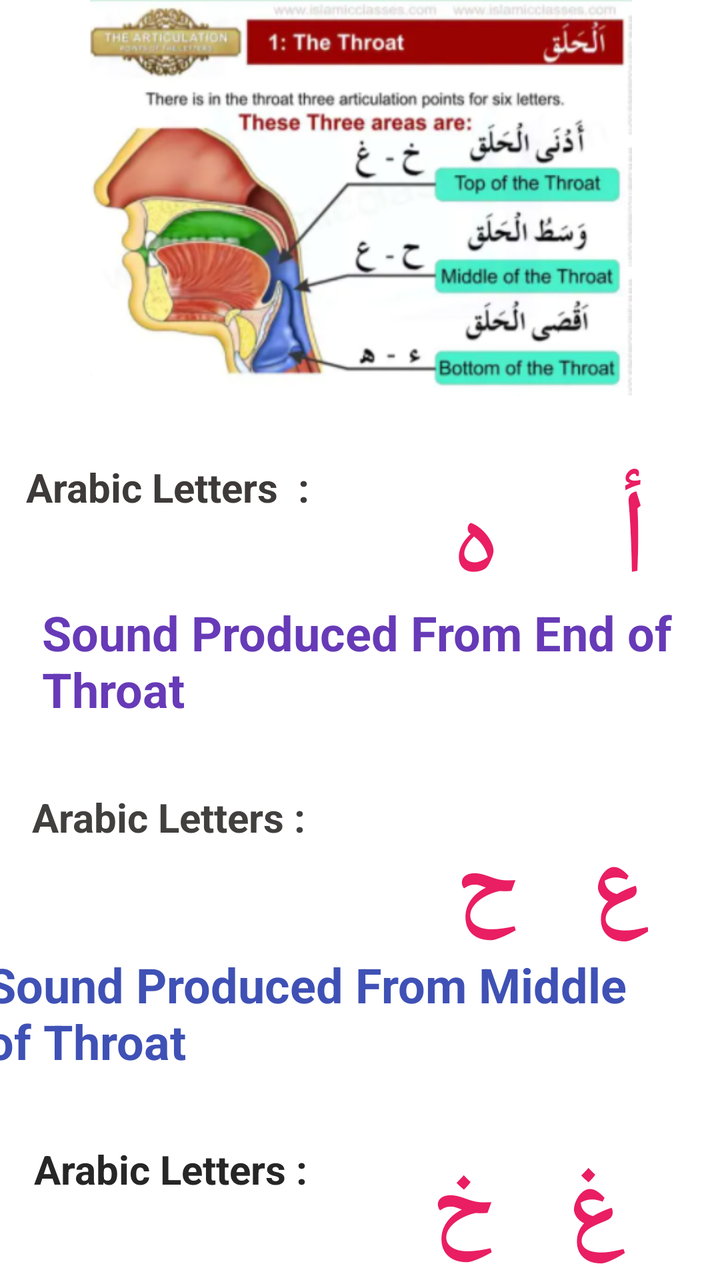
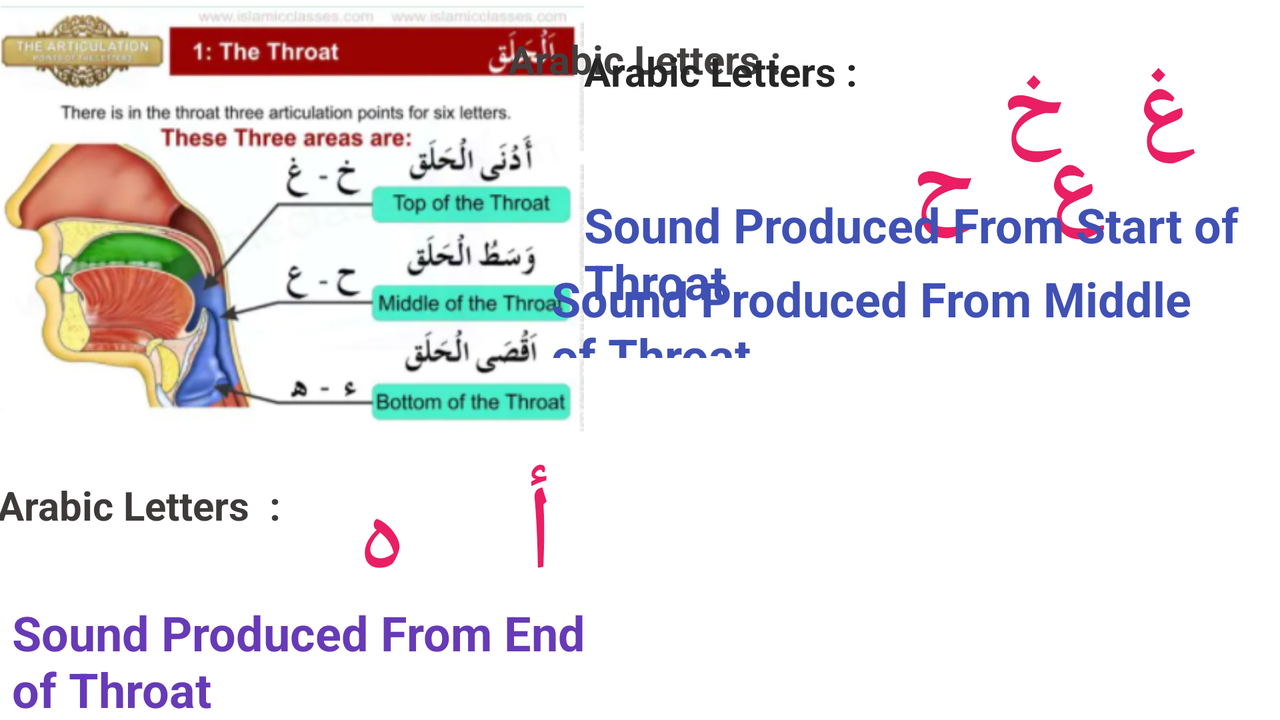

First picture: res/layout/ on a phone held upright. Second picture: the repository's own variant of that layout, on a device whose configuration matches the variant's folder. Source for both follows.
<!-- AndroidManifest.xml: application theme Theme.Arabic -->
<!-- res/layout/activity_main3.xml -->
<?xml version="1.0" encoding="utf-8"?>
<androidx.constraintlayout.widget.ConstraintLayout xmlns:android="http://schemas.android.com/apk/res/android"
    xmlns:app="http://schemas.android.com/apk/res-auto"
    xmlns:tools="http://schemas.android.com/tools"
    android:layout_width="match_parent"
    android:layout_height="match_parent"
    tools:context=".MainActivity3">

    <ImageView
        android:id="@+id/imageView"
        android:layout_width="393dp"
        android:layout_height="198dp"
        android:layout_marginStart="9dp"
        android:layout_marginEnd="9dp"
        app:layout_constraintEnd_toEndOf="parent"
        app:layout_constraintStart_toStartOf="parent"
        app:layout_constraintTop_toTopOf="parent"
        app:srcCompat="@drawable/capture" />

    <TextView
        android:id="@+id/tv1"
        android:layout_width="348dp"
        android:layout_height="58dp"
        android:layout_marginStart="21dp"
        android:layout_marginTop="12dp"
        android:layout_marginEnd="16dp"
        android:background="@drawable/textview_border"
        android:text="Sound Produced From End of Throat"
        android:textColor="#673AB7"
        android:textSize="24sp"

        android:textStyle="bold"
        app:layout_constraintEnd_toEndOf="parent"
        app:layout_constraintHorizontal_bias="0.0"
        app:layout_constraintStart_toStartOf="parent"
        app:layout_constraintTop_toBottomOf="@+id/tv2" />

    <TextView
        android:id="@+id/tv2"
        android:layout_width="114dp"
        android:layout_height="58dp"
        android:layout_marginTop="32dp"

        android:layout_marginEnd="36dp"
        android:text="أ    ہ        "
        android:textColor="#E91E63"
        android:textSize="60sp"
        app:layout_constraintEnd_toEndOf="parent"
        app:layout_constraintTop_toBottomOf="@+id/imageView" />

    <TextView
        android:id="@+id/tv3"
        android:layout_width="165dp"
        android:layout_height="0dp"
        android:layout_marginTop="32dp"
        android:layout_marginEnd="32dp"
        android:background="@drawable/textview_border"
        android:text="Arabic Letters  : "
        android:textColor="#3E3A3A"
        android:textSize="20sp"
        android:textStyle="bold"
        app:layout_constraintEnd_toStartOf="@+id/tv2"
        app:layout_constraintTop_toBottomOf="@+id/imageView" />

    <View
        android:id="@+id/divider"
        android:layout_width="409dp"
        android:layout_height="5dp"
        android:layout_marginStart="1dp"
        android:layout_marginTop="20dp"
        android:layout_marginEnd="1dp"
        android:background="@drawable/textview_border"

        app:layout_constraintEnd_toEndOf="parent"
        app:layout_constraintHorizontal_bias="0.0"
        app:layout_constraintStart_toStartOf="parent"
        app:layout_constraintTop_toBottomOf="@+id/tv1" />

    <TextView
        android:id="@+id/textView6"
        android:layout_width="160dp"
        android:layout_height="29dp"
        android:layout_marginTop="12dp"
        android:layout_marginEnd="12dp"
        android:background="@drawable/textview_border"
        android:text="Arabic Letters :"
        android:textColor="#423F3F"
        android:textSize="20sp"
        android:textStyle="bold"
        app:layout_constraintEnd_toStartOf="@+id/textView7"
        app:layout_constraintTop_toBottomOf="@+id/divider" />

    <TextView
        android:id="@+id/textView7"
        android:layout_width="136dp"
        android:layout_height="61dp"
        android:layout_marginTop="28dp"
        android:layout_marginEnd="36dp"
        android:text="ع   ح"

        android:textColor="#E91E63"
        android:textSize="48sp"
        android:textStyle="bold"
        app:layout_constraintEnd_toEndOf="parent"
        app:layout_constraintTop_toBottomOf="@+id/divider" />


    <TextView
        android:id="@+id/textView8"
        android:layout_width="343dp"
        android:layout_height="60dp"
        android:layout_marginStart="23dp"
        android:layout_marginTop="4dp"
        android:layout_marginEnd="24dp"
        android:background="@drawable/textview_border"
        android:text="Sound Produced From Middle of Throat"
        android:textColor="#3F51B5"
        android:textSize="24sp"
        android:textStyle="bold"
        app:layout_constraintEnd_toEndOf="parent"
        app:layout_constraintHorizontal_bias="1.0"
        app:layout_constraintStart_toStartOf="parent"
        app:layout_constraintTop_toBottomOf="@+id/textView7" />

    <View
        android:id="@+id/divider2"
        android:layout_width="409dp"
        android:layout_height="5dp"
        android:layout_marginStart="1dp"
        android:layout_marginTop="20dp"
        android:layout_marginEnd="1dp"
        android:background="@drawable/textview_border"

        app:layout_constraintEnd_toEndOf="parent"
        app:layout_constraintHorizontal_bias="0.0"
        app:layout_constraintStart_toStartOf="parent"
        app:layout_constraintTop_toBottomOf="@+id/textView8" />

    <TextView
        android:id="@+id/textView9"
        android:layout_width="156dp"
        android:layout_height="30dp"
        android:layout_margin="10dp"
        android:layout_marginTop="8dp"
        android:layout_marginEnd="20dp"
        android:background="@drawable/textview_border"
        android:text="Arabic Letters :"
        android:textColor="#272626"
        android:textSize="20sp"
        android:textStyle="bold"
        app:layout_constraintEnd_toStartOf="@+id/textView10"
        app:layout_constraintTop_toBottomOf="@+id/divider2" />

    <TextView
        android:id="@+id/textView10"
        android:layout_width="132dp"
        android:layout_height="64dp"

        android:layout_marginTop="11dp"
        android:layout_marginEnd="45dp"
        android:text="غ   خ"
        android:textColor="#E91E63"
        android:textSize="48sp"
        android:textStyle="bold"
        app:layout_constraintEnd_toEndOf="parent"
        app:layout_constraintTop_toBottomOf="@+id/divider2" />

    <TextView
        android:id="@+id/textView11"
        android:layout_width="346dp"
        android:layout_height="60dp"
        android:layout_marginStart="24dp"
        android:layout_marginTop="3dp"
        android:layout_marginEnd="48dp"
        android:background="@drawable/textview_border"
        android:text="Sound Produced From Start of Throat"
        android:textColor="#3F51B5"
        android:textSize="24sp"
        android:textStyle="bold"
        app:layout_constraintEnd_toEndOf="parent"
        app:layout_constraintHorizontal_bias="0.0"
        app:layout_constraintStart_toStartOf="parent"
        app:layout_constraintTop_toBottomOf="@+id/textView10" />
</androidx.constraintlayout.widget.ConstraintLayout>
<!-- resources referenced by this layout -->
<resources>
  <!-- drawable capture: png bitmap (drawable, 186791 bytes) -->
  <style name="Theme.Arabic" parent="Theme.MaterialComponents.DayNight.DarkActionBar">
          
          <item name="colorPrimary">@color/purple_500</item>
          <item name="colorPrimaryVariant">@color/purple_700</item>
          <item name="colorOnPrimary">@color/white</item>
          
          <item name="colorSecondary">@color/teal_200</item>
          <item name="colorSecondaryVariant">@color/teal_700</item>
          <item name="colorOnSecondary">@color/black</item>
          
          <item name="android:statusBarColor" tools:targetApi="l">?attr/colorPrimaryVariant</item>
          
      </style>
  <color name="purple_500">#FF6200EE</color>
  <color name="purple_700">#FF3700B3</color>
  <color name="white">#FFFFFFFF</color>
  <color name="teal_200">#FF03DAC5</color>
  <color name="teal_700">#FF018786</color>
  <color name="black">#FF000000</color>
</resources>
<!-- res/layout-land/activity_main3.xml (the repository's variant of the layout above) -->
<!-- drawn on the phone turned sideways -->
<?xml version="1.0" encoding="utf-8"?>
<androidx.constraintlayout.widget.ConstraintLayout xmlns:android="http://schemas.android.com/apk/res/android"
    xmlns:app="http://schemas.android.com/apk/res-auto"
    xmlns:tools="http://schemas.android.com/tools"
    android:layout_width="match_parent"
    android:layout_height="match_parent"
    tools:context=".MainActivity3">

    <ImageView
        android:id="@+id/imageView"
        android:layout_width="321dp"
        android:layout_height="213dp"
        android:layout_marginStart="1dp"
        android:layout_marginTop="3dp"
        android:layout_marginEnd="10dp"
        app:layout_constraintEnd_toStartOf="@+id/divider"
        app:layout_constraintStart_toStartOf="parent"
        app:layout_constraintTop_toTopOf="parent"
        app:srcCompat="@drawable/capture" />

    <TextView
        android:id="@+id/tv1"
        android:layout_width="290dp"
        android:layout_height="90dp"
        android:layout_marginStart="21dp"
        android:layout_marginTop="14dp"
        android:layout_marginEnd="11dp"
        android:background="@drawable/textview_border"

        android:text="Sound Produced From End of Throat"
        android:textColor="#673AB7"
        android:textSize="24sp"
        android:textStyle="bold"
        app:layout_constraintEnd_toStartOf="@+id/textView11"
        app:layout_constraintStart_toStartOf="parent"
        app:layout_constraintTop_toBottomOf="@+id/tv2" />

    <TextView
        android:id="@+id/tv2"
        android:layout_width="114dp"
        android:layout_height="58dp"

        android:layout_marginTop="12dp"
        android:layout_marginEnd="24dp"
        android:text="أ    ہ        "
        android:textColor="#E91E63"
        android:textSize="60sp"
        app:layout_constraintEnd_toStartOf="@+id/divider"
        app:layout_constraintTop_toBottomOf="@+id/imageView" />

    <TextView
        android:id="@+id/tv3"
        android:layout_width="165dp"
        android:layout_height="0dp"
        android:layout_marginStart="21dp"
        android:layout_marginTop="23dp"
        android:layout_marginEnd="22dp"
        android:background="@drawable/textview_border"
        android:text="Arabic Letters  : "
        android:textColor="#3E3A3A"
        android:textSize="20sp"
        android:textStyle="bold"
        app:layout_constraintEnd_toStartOf="@+id/tv2"
        app:layout_constraintStart_toStartOf="parent"
        app:layout_constraintTop_toBottomOf="@+id/imageView" />

    <View
        android:id="@+id/divider"
        android:layout_width="4dp"
        android:layout_height="392dp"
        android:layout_marginStart="5dp"

        android:background="@drawable/textview_border"
        app:layout_constraintStart_toEndOf="@+id/tv1"
        app:layout_constraintTop_toTopOf="parent" />


    <TextView
        android:id="@+id/textView6"
        android:layout_width="160dp"
        android:layout_height="29dp"
        android:layout_marginStart="9dp"
        android:layout_marginTop="16dp"
        android:layout_marginEnd="226dp"
        android:background="@drawable/textview_border"
        android:text="Arabic Letters :"
        android:textColor="#423F3F"
        android:textSize="20sp"
        android:textStyle="bold"
        app:layout_constraintEnd_toEndOf="parent"
        app:layout_constraintHorizontal_bias="1.0"
        app:layout_constraintStart_toEndOf="@+id/divider"
        app:layout_constraintTop_toTopOf="parent" />

    <TextView
        android:id="@+id/textView7"
        android:layout_width="136dp"
        android:layout_height="61dp"
        android:layout_marginStart="141dp"

        android:layout_marginTop="15dp"
        android:layout_marginEnd="118dp"
        android:text="ع   ح"
        android:textColor="#E91E63"
        android:textSize="48sp"
        android:textStyle="bold"
        app:layout_constraintEnd_toEndOf="parent"
        app:layout_constraintStart_toEndOf="@+id/divider"
        app:layout_constraintTop_toBottomOf="@+id/textView6" />

    <TextView
        android:id="@+id/textView8"
        android:layout_width="342dp"
        android:layout_height="46dp"
        android:layout_marginTop="12dp"
        android:layout_marginEnd="52dp"
        android:background="@drawable/textview_border"
        android:text="Sound Produced From Middle of Throat"
        android:textColor="#3F51B5"
        android:textSize="24sp"
        android:textStyle="bold"
        app:layout_constraintEnd_toEndOf="parent"
        app:layout_constraintStart_toEndOf="@+id/divider"
        app:layout_constraintTop_toBottomOf="@+id/textView7" />

    <View
        android:id="@+id/divider2"
        android:layout_width="409dp"
        android:layout_height="5dp"
        android:layout_marginStart="6dp"

        android:layout_marginEnd="8dp"
        android:background="@drawable/textview_border"
        app:layout_constraintEnd_toEndOf="parent"
        app:layout_constraintStart_toEndOf="@+id/tv2"
        tools:layout_editor_absoluteY="234dp" />

    <TextView
        android:id="@+id/textView9"
        android:layout_width="156dp"
        android:layout_height="30dp"
        android:layout_marginStart="17dp"
        android:layout_marginTop="17dp"
        android:layout_marginEnd="50dp"
        android:background="@drawable/textview_border"
        android:text="Arabic Letters :"
        android:textColor="#272626"
        android:textSize="20sp"
        android:textStyle="bold"
        app:layout_constraintEnd_toStartOf="@+id/textView10"
        app:layout_constraintStart_toEndOf="@+id/divider"
        app:layout_constraintTop_toBottomOf="@+id/divider2" />

    <TextView
        android:id="@+id/textView10"
        android:layout_width="132dp"
        android:layout_height="64dp"

        android:layout_marginTop="17dp"
        android:layout_marginEnd="40dp"
        android:text="غ   خ"
        android:textColor="#E91E63"
        android:textSize="48sp"
        android:textStyle="bold"
        app:layout_constraintEnd_toEndOf="parent"
        app:layout_constraintTop_toBottomOf="@+id/divider2" />

    <TextView
        android:id="@+id/textView11"
        android:layout_width="346dp"
        android:layout_height="60dp"
        android:layout_marginStart="17dp"
        android:layout_marginTop="10dp"
        android:layout_marginEnd="32dp"
        android:background="@drawable/textview_border"
        android:text="Sound Produced From Start of Throat"
        android:textColor="#3F51B5"
        android:textSize="24sp"
        android:textStyle="bold"
        app:layout_constraintEnd_toEndOf="parent"
        app:layout_constraintStart_toEndOf="@+id/divider"
        app:layout_constraintTop_toBottomOf="@+id/textView10" />
</androidx.constraintlayout.widget.ConstraintLayout>
